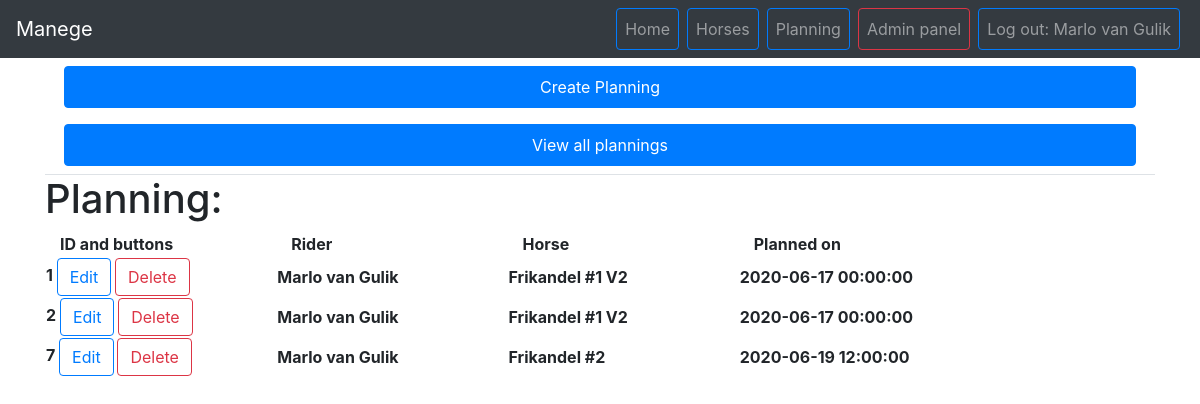
The page /home (signed in) on the database its author committed.
### tables this page shows
CREATE TABLE `planning` (
  `id` int(11) NOT NULL,
  `rider-id` int(11) NOT NULL,
  `horse-id` int(11) NOT NULL,
  `planned-date` datetime NOT NULL
);

### core/core.php (called while the page is built, shortened)
<?php
function createConn() {
    $conn = NULL;
    try {
        $conn = new PDO(DB_TYPE . ':host=' . DB_HOST . ';dbname=' . DB_NAME . ';charset=' . DB_CHARSET, DB_USER, DB_PASS);
    } catch(PDOexception $exception) {
        echo $exception;
        return NULL;
    }
    return $conn;
}
function DBcommand($statement, $args) {
    foreach(array_keys($args) as $currentArgKey) {
        $args[$currentArgKey] = htmlspecialchars($args[$currentArgKey]);
    }
	$connection = createConn();
	if($connection != NULL) {
		$execStatement = $connection->prepare($statement);
		$execStatement->execute($args);
		$output = [
			'output' => $execStatement->fetchAll(),
			'errorCode' => $execStatement->errorCode()
		];
		return $output;
	}
}
function render($filename, $data = null)
{
	require(ROOT . 'view/templates/header.php');
	require(ROOT . 'view/' . $filename . '.php');
	require(ROOT . 'view/templates/footer.php');
}

### controller/HomeController.php (called while the page is built, shortened)
<?php
require(ROOT . "model/homeModel.php");
function index() {
	render("home/index", array(
		'planningData' => getMyPlanningData()
	));
}

### public/index.php (called while the page is built, shortened)
<?php
require(ROOT . "core/core.php");
route();

### model/homeModel.php (called while the page is built, shortened)
<?php
function getMyPlanningData() {
    $dataArray = [];
    $planningData = DBcommand("SELECT * FROM planning WHERE `rider-id` = :id", [':id' => $_SESSION['loggedIn']])['output'];
    foreach($planningData as $currentPlanningKey => $currentPlanningData) {
        $plannedDate = new DateTime($currentPlanningData['planned-date']);
        $dataArray[$currentPlanningKey] = array(
            'id' => $currentPlanningData['id'],
            'rider' => DBcommand("SELECT `name` FROM riders WHERE `id` = :riderid", [':riderid' => $currentPlanningData['rider-id']])['output'][0]['name'],
            'rider-id' => $planningData[$currentPlanningKey]['rider-id'],
            'horse' => DBcommand("SELECT `name` FROM horses WHERE `id` = :horseid", [':horseid' => $currentPlanningData['horse-id']])['output'][0]['name'],
            'date' => $plannedDate->format('Y-m-d H:i:s')
        );
    }
    return $dataArray;
}

### view/home/index.php (the view, shortened to what this page needs)
<div class="container">
    <div class="col-12 border-bottom">
		<ul class="navbar-nav ml-auto">
			<li class="nav-item px-1"><a class="nav-link my-2 btn btn-primary" href="<?= URL ?>home/createplanning">Create Planning</a></li>
            <li class="nav-item px-1"><a class="nav-link my-2 btn btn-primary" href="<?= URL ?>home/all">View all plannings</a></li>
        </ul>
    </div>
    <h1>Planning: </h1>
    <table class="col-10">
        <thead>
            <tr>
                <th class="col-3" scope="col">ID and buttons</th>
                <th class="col-3" scope="col">Rider</th>
                <th class="col-3" scope="col">Horse</th>
                <th class="col-3" scope="col">Planned on</th>
            </tr>
        </thead>
        <tbody>
        <?php foreach($planningData as $tmpPlanning) { ?>
            <tr>
                <th>
                <?php echo $tmpPlanning['id'];
                if($_SESSION['loggedIn'] == $tmpPlanning['rider-id'] || $_SESSION['adminCode'] > 0) { ?>
                    <a href="<?= URL ?>home/editPlanning/<?= $tmpPlanning['id'] ?>" class="btn btn-outline-primary">Edit</a>
                    <form action="<?= URL ?>home/delete" method="post" class="d-inline p-0">
                        <input type="submit" value="Delete" class="btn btn-outline-danger">
                    </form>
                <?php } ?>
                </th>
                <th><?= $tmpPlanning['rider'] ?></th>
                <th><?= $tmpPlanning['horse'] ?></th>
                <th><?= $tmpPlanning['date'] ?></th>
            </tr>
        <?php } ?>
        </tbody>
    </table>
</div>

### rows shown on the page
planning: id "7", rider "Marlo van Gulik", horse "Frikandel #2", date "2020-06-19 12:00:00"

### other values the page prints
$_SESSION['loggedInRName'] "Marlo van Gulik"
$tmpPlanning['id'] "1"
$tmpPlanning['rider'] "Marlo van Gulik"
$tmpPlanning['horse'] "Frikandel #1 V2"
$tmpPlanning['date'] "2020-06-17 00:00:00"
$tmpPlanning['id'] "2"
